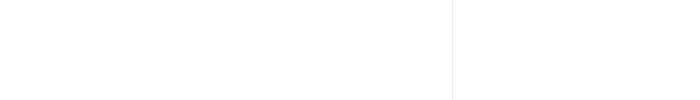
Frame 1 (no input)
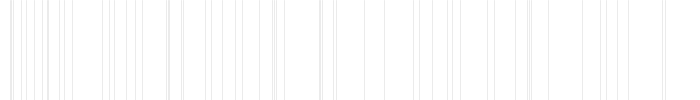
Frame 60 (the mouse pressed at the canvas centre just before this capture)
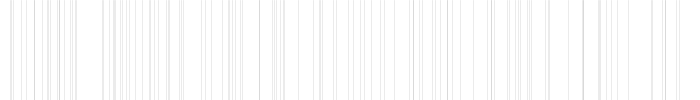
Frame 120 (the mouse held since frame 60 and released just before this capture)

The Processing sketch that drew these frames (run headless with seeded random() and noise(); from frame 60 on, the mouse is pressed at the canvas centre):

// Processing sketch: random_demo
// ── random_demo.pde
/**
 * Demo of the random() function.
 * Choose an x position using the random function.
 * Draw a transparent stroke each time at that location.
 * You should see strokes randomly spread across the page. 
 *
 * Jared Donovan 2018
 */
 
void setup(){
  size(700, 100);
  background(255);
  stroke(0, 20);
}

void draw(){
  // Choose a random x position somewhere between 0..width
  float x = random(width);
  
  // Draw a line at x. Over time, lines will build up. Evenly spread across the page. 
  line(x, 0, x, height);  
  
  if (frameCount == 1000){
    keyPressed();
  }
}

void keyPressed(){
  save("random_demo-screenshot.png");
}
